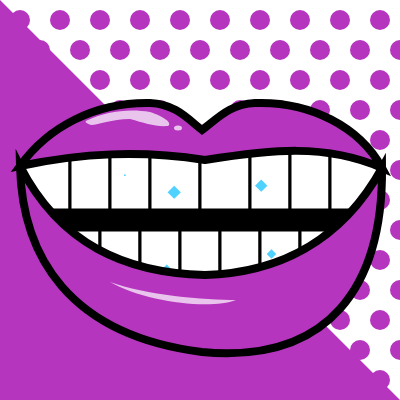
Frame 1 (no input)
Frame 60 (no input): identical to frame 1, image omitted
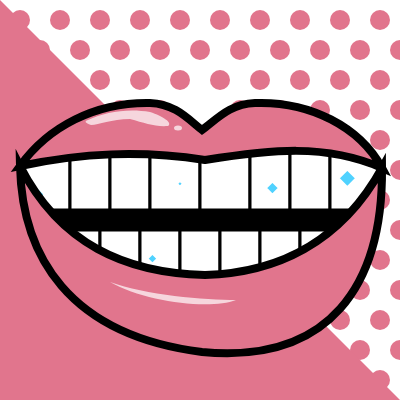
Frame 120 (the mouse pressed at the canvas centre since frame 60)

The p5.js sketch that drew these frames (run headless with seeded random() and noise() and a simulated clock; from frame 60 on, the mouse is pressed at the canvas centre):

// p5.js sketch
// ── sketch.js
let lipColor;

let gem1X, gem1Y, gem1Size;
let gem2X, gem2Y, gem2Size;
let gem3X, gem3Y, gem3Size;
let gem4X, gem4Y, gem4Size;
let gem5X, gem5Y, gem5Size;
let gem6X, gem6Y, gem6Size;
let gem7X, gem7Y, gem7Size;


function setup() {
  createCanvas(400, 400);
  lipColor = color(random(255), random(255), random(255))
  makeGems();


}

function draw() {
  background(255);

  push();
  noStroke();
  fill(lipColor);
  circle(20, 20, 20);
  circle(60, 20, 20);
  circle(100, 20, 20);
  circle(140, 20, 20);
  circle(180, 20, 20);
  circle(220, 20, 20);
  circle(260, 20, 20);
  circle(300, 20, 20);
  circle(340, 20, 20);
  circle(380, 20, 20);
  
  circle(0, 50, 20);
  circle(40, 50, 20);
  circle(80, 50, 20);
  circle(120, 50 , 20);
  circle(160, 50, 20);
  circle(200, 50, 20);
  circle(240, 50 , 20);
  circle(280, 50, 20);
  circle(320, 50, 20);
  circle(360, 50, 20);
  circle(400, 50, 20);

  circle(20, 80, 20);
  circle(60, 80, 20);
  circle(100, 80, 20);
  circle(140, 80, 20);
  circle(180, 80, 20);
  circle(220, 80, 20);
  circle(260, 80, 20);
  circle(300, 80, 20);
  circle(340, 80, 20);
  circle(380, 80, 20);

  circle(0, 110, 20);
  circle(40, 110, 20);
  circle(80, 110, 20);
  circle(120, 110 , 20);
  circle(160, 110, 20);
  circle(240, 110 , 20);
  circle(280, 110, 20);
  circle(320, 110, 20);
  circle(360, 110, 20);
  circle(400, 110, 20);
  
  
  circle(20, 140, 20);
  circle(380, 140, 20);

  circle(0, 170, 20);
  circle(400, 170, 20);

  circle(20, 200, 20);
  circle(380, 200, 20);

  circle(0, 230, 20);
  circle(400, 230, 20);

  circle(20, 260, 20);
  circle(380, 260, 20);

  circle(0, 290, 20);
  circle(40, 290, 20);
  circle(360, 290, 20);
  circle(400, 290, 20);

  circle(20, 320, 20);
  circle(60, 320, 20);
  circle(100, 320, 20);
  circle(300, 320, 20);
  circle(340, 320, 20);
  circle(380, 320, 20);

  circle(0, 350, 20);
  circle(40, 350, 20);
  circle(80, 350, 20);
  circle(120, 350, 20);
  circle(160, 350, 20);
  circle(240, 350 , 20);
  circle(280, 350, 20);
  circle(320, 350, 20);
  circle(360, 350, 20);
  circle(400, 350, 20);

  circle(20, 380, 20);
  circle(60, 380, 20);
  circle(100, 380, 20);
  circle(140, 380, 20);
  circle(180, 380, 20);
  circle(220, 380, 20);
  circle(260, 380, 20);
  circle(300, 380, 20);
  circle(340, 380, 20);
  circle(380, 380, 20);

  triangle(0,0,0,400,400,400);
  pop();


  push();
  fill(0);
  rect(50,150,300,100);
  pop();

  push();
  fill(255);
  strokeWeight(3);
  quad(30, 230, 100, 230, 100, 280, 60, 280);
  quad(100, 230, 140, 230, 140, 280, 100, 280);
  quad(140, 230, 180, 230, 180, 280, 140, 280);
  quad(180, 230, 220, 230, 220, 280, 180, 280);
  quad(220, 230, 260, 230, 260, 280, 220, 280);
  quad(260, 230, 300, 230, 300, 280, 260, 280);
  quad(300, 230, 340, 230, 340, 280, 300, 280);
  
  quad(20, 166, 70, 150, 70, 210, 27, 210);
  quad(70, 150, 110, 150, 110, 210, 70, 210);
  quad(110, 150, 150, 150, 150, 210, 110, 210);
  quad(150, 150, 200, 150, 200, 210, 150, 210);
  quad(200, 150, 250, 150, 250, 210, 200, 210);
  quad(250, 150, 290, 150, 290, 210, 250, 210);
  quad(290, 150, 330, 150, 330, 210, 290, 210);
  quad(330, 150, 382, 166, 370, 210, 330, 210);
  pop();

  push();
  fill(80, 210, 255);
  stroke(255);
  strokeWeight(2);
  
  quad(gem1X, gem1Y - gem1Size, gem1X + gem1Size, gem1Y, gem1X, gem1Y + gem1Size, gem1X - gem1Size, gem1Y);
  quad(gem2X, gem2Y - gem2Size, gem2X + gem2Size, gem2Y, gem2X, gem2Y + gem2Size, gem2X - gem2Size, gem2Y);
  quad(gem3X, gem3Y - gem3Size, gem3X + gem3Size, gem3Y, gem3X, gem3Y + gem3Size, gem3X - gem3Size, gem3Y);
  quad(gem4X, gem4Y - gem4Size, gem4X + gem4Size, gem4Y, gem4X, gem4Y + gem4Size, gem4X - gem4Size, gem4Y);
  quad(gem5X, gem5Y - gem5Size, gem5X + gem5Size, gem5Y, gem5X, gem5Y + gem5Size, gem5X - gem5Size, gem5Y);

  quad(gem6X, gem6Y - gem6Size, gem6X + gem6Size, gem6Y, gem6X, gem6Y + gem6Size, gem6X - gem6Size, gem6Y);
  quad(gem7X, gem7Y - gem7Size, gem7X + gem7Size, gem7Y, gem7X, gem7Y + gem7Size, gem7X - gem7Size, gem7Y);
  pop();

  push();
  strokeWeight(8);
  fill(lipColor)
  beginShape();
  vertex(20, 166);
  bezierVertex(22, 255, 68, 335, 202, 352);
  bezierVertex(330, 364, 383, 285, 382, 168);
  bezierVertex(340, 244, 275, 273, 205, 275);
  bezierVertex(125, 273, 60, 244, 20, 166);
  endShape(CLOSE);

  beginShape();
  vertex(20, 166);
  bezierVertex(48, 127, 95, 102, 150, 103);
  bezierVertex(175, 104, 187, 118, 202, 130);
  bezierVertex(218, 118, 230, 104, 255, 103);
  bezierVertex(310, 101, 360, 127, 382, 168);
  bezierVertex(325, 143, 270, 150, 205, 160);
  bezierVertex(140, 150, 82, 153, 20, 166);
  endShape(CLOSE)
  pop();

  push();
  beginShape();
  noStroke();
  fill(255, 180);
  vertex(88, 120);
  bezierVertex(105, 112, 128, 108, 150, 112);
  bezierVertex(163, 116, 173, 123, 168, 126);
  bezierVertex(155, 127, 145, 123, 130, 119);
  bezierVertex(111, 119, 99, 125, 91, 125);
  bezierVertex(85, 123, 84, 121, 88, 120);
  endShape(CLOSE);

  ellipse(178, 128, 8, 5);

  beginShape();
  vertex(110, 282);
  bezierVertex(145, 295, 205, 300, 236, 300);
  bezierVertex(210, 310, 145, 302, 110, 282);
  endShape(CLOSE);
  pop();
  

}

function makeGems() {

  gem1X = random(30, 60);
  gem1Y = random(170, 200);
  gem1Size = random(0, 10);

  gem2X = random(120, 140);
  gem2Y = random(170, 200);
  gem2Size = random(0, 10)

  gem3X = random(160, 190);
  gem3Y = random(175, 200);
  gem3Size = random(0, 10)

  gem4X = random(260, 280);
  gem4Y = random(175, 200);
  gem4Size = random(0, 10)

  gem5X = random(340, 360);
  gem5Y = random(175, 200);
  gem5Size = random(0, 10)

  gem6X = random(150, 170);
  gem6Y = random(240, 270);
  gem6Size = random(4, 7)

  gem7X = random(270, 290);
  gem7Y = random(240, 270);
  gem7Size = random(4, 7)


}

function mousePressed() {
  lipColor = color(random(255), random(255), random(255))
  makeGems()
  

}
